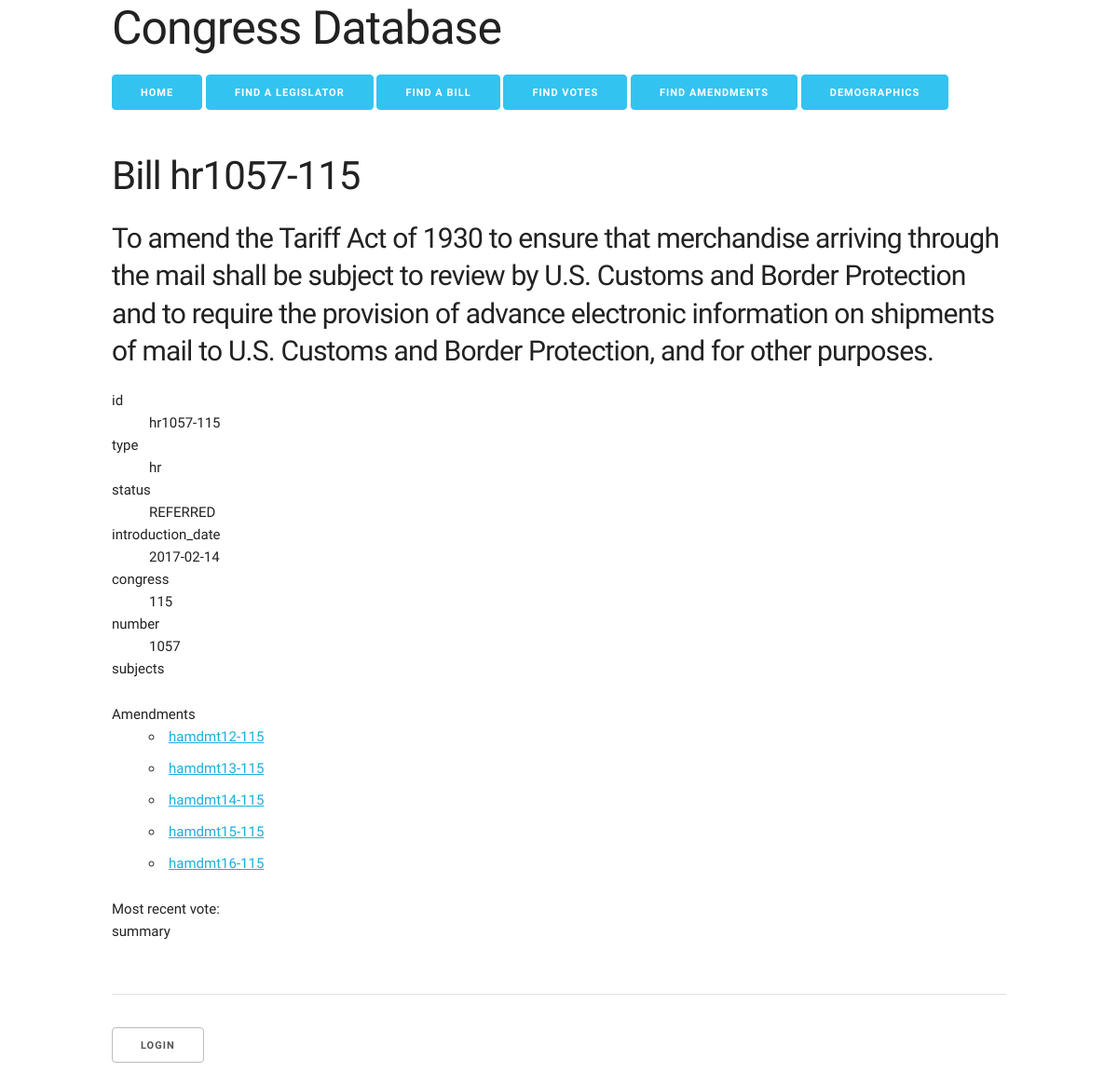
Page /part4/congress_web/bill.php?id=hr1057-115 on the committed database.
### tables this page shows
CREATE TABLE  `Bill` (
  `id` VARCHAR(45) NOT NULL,
  `type` VARCHAR(45) NOT NULL,
  `title` VARCHAR(4092) NOT NULL,
  `popular_title` VARCHAR(2048) NULL,
  `short_title` VARCHAR(2048) NULL,
  `status` VARCHAR(45) NULL,
  `introduction_date` DATE NULL,
  `summary` LONGTEXT NULL,
  `congress` INT NOT NULL,
  `number` INT NOT NULL,
  PRIMARY KEY (`id`),
  INDEX `fk_Bill_Congress1_idx` (`congress` ASC),
  CONSTRAINT `fk_Bill_Congress1`
    FOREIGN KEY (`congress`)
    REFERENCES `Congress` (`id`)
    ON DELETE NO ACTION
    ON UPDATE NO ACTION);

CREATE TABLE  `Amendment` (
  `id` VARCHAR(45) NOT NULL,
  `description` TEXT NULL,
  `purpose` TEXT NULL,
  `status` VARCHAR(45) NULL,
  `introduced_at` DATE NULL,
  `status_at` DATE NULL,
  `type` VARCHAR(45) NOT NULL,
  `Bill_id` VARCHAR(45) NULL,
  `Amendment_id` VARCHAR(45) NOT NULL,
  `congress` INT NOT NULL,
  `number` INT NOT NULL,
  PRIMARY KEY (`id`),
  INDEX `fk_Amendment_Bill1_idx` (`Bill_id` ASC),
  INDEX `fk_Amendment_Congress1_idx` (`congress` ASC),
  CONSTRAINT `fk_Amendment_Bill1`
    FOREIGN KEY (`Bill_id`)
    REFERENCES `Bill` (`id`)
    ON DELETE NO ACTION
    ON UPDATE NO ACTION,
  CONSTRAINT `fk_Amendment_Congress1`
    FOREIGN KEY (`congress`)
    REFERENCES `Congress` (`id`)
    ON DELETE NO ACTION
    ON UPDATE NO ACTION);

### part4/congress_web/bill.php (the view, shortened to what this page needs)
<?php
if (isset($_GET['id'])) {
    $id = $_GET['id'];
}
include('header.php');
$stmt = $db->prepare("SELECT id, type, title, popular_title, short_title, status, introduction_date, summary, congress, number FROM Bill WHERE id=?");
$stmt->bind_param("s", $id);
$stmt->execute();
$stmt->store_result();
$stmt->bind_result($bill_id, $type, $title, $popular_title, $short_title, $status, $introduction_date, $summary, $congress, $number);
?>
<div class="row">
    <div class="twelve column">
        <h4><?= $title ?></h4>
        <dl>
            <dt>id</dt>
            <dd><?= $id ?></dd>
            <dt>type</dt>
            <dd><?= $type ?></dd>
            <dt>status</dt>
            <dd><?= $status ?></dd>
            <dt>introduction_date</dt>
            <dd><?= $introduction_date ?></dd>
            <dt>congress</dt>
            <dd><?= $congress ?></dd>
            <dt>number</dt>
            <dd><?= $number ?></dd>
            <dt>subjects</dt>
            <dt>Amendments</dt>
            <dd>
             <ul>
            <?php
            $substmt = $db->prepare("SELECT id FROM Amendment WHERE Bill_id=?");
            $substmt->bind_param("s", $id);
            $substmt->execute();
            $substmt->store_result();
            $substmt->bind_result($Amendment_id);
            while ($substmt->fetch()) {
                $urlamend = urlencode($Amendment_id);
                print("<li><a href=\"amendment.php?id=$urlamend\">$Amendment_id</a></li>");
            }
            ?>
            </ul>
            </dd>
            <dt>Most recent vote:</dt>
            <dt>summary</dt>
        </dl>
    </div>
</div>
<?php include('footer.php'); ?>

### part4/congress_web/css/skeleton.css (style rules this page uses)
.column, .columns { width: 100%; float: left; box-sizing: border-box; }
@media (min-width: 550px) { .column, .columns { margin-left: 4%; } }
@media (min-width: 550px) { .column:first-child, .columns:first-child { margin-left: 0; } }
html { font-size: 62.5%; }
body { font-size: 1.5em; line-height: 1.6; font-weight: 400; font-family: "Raleway", "HelveticaNeue", "Helvetica Neue", Helvetica, Arial, sans-serif; color: #222; }
h1, h2, h3, h4, h5, h6 { margin-top: 0; margin-bottom: 2rem; font-weight: 300; }
h4 { font-size: 2.4rem; line-height: 1.35; letter-spacing: -.08rem; }
@media (min-width: 550px) { h4 { font-size: 3.0rem; } }
a { color: #1EAEDB; }
ul { list-style: circle inside; }
ol, ul { padding-left: 0; margin-top: 0; }
li { margin-bottom: 1rem; }
pre, blockquote, dl, figure, table, p, ul, ol, form { margin-bottom: 2.5rem; }
.container:after, .row:after, .u-cf { content: ""; display: table; clear: both; }

### rows in the picture
bill: title "To amend the Tariff Act of 1930 to ensure that merchandise arriving through the mail shall be subject to review by U.S. Customs and Border Protection and to require the provision of advance electronic information on shipments of mail to U.S. Customs and Border Protection, and for other purposes.", type "hr", status "REFERRED", introduction_date "2017-02-14", congress "115", number "1057"
amendment: id "hamdmt12-115"
amendment: id "hamdmt13-115"
amendment: id "hamdmt14-115"
amendment: id "hamdmt15-115"
amendment: id "hamdmt16-115"

### other values in the picture
$Title "Bill hr1057-115"
$id "hr1057-115"
